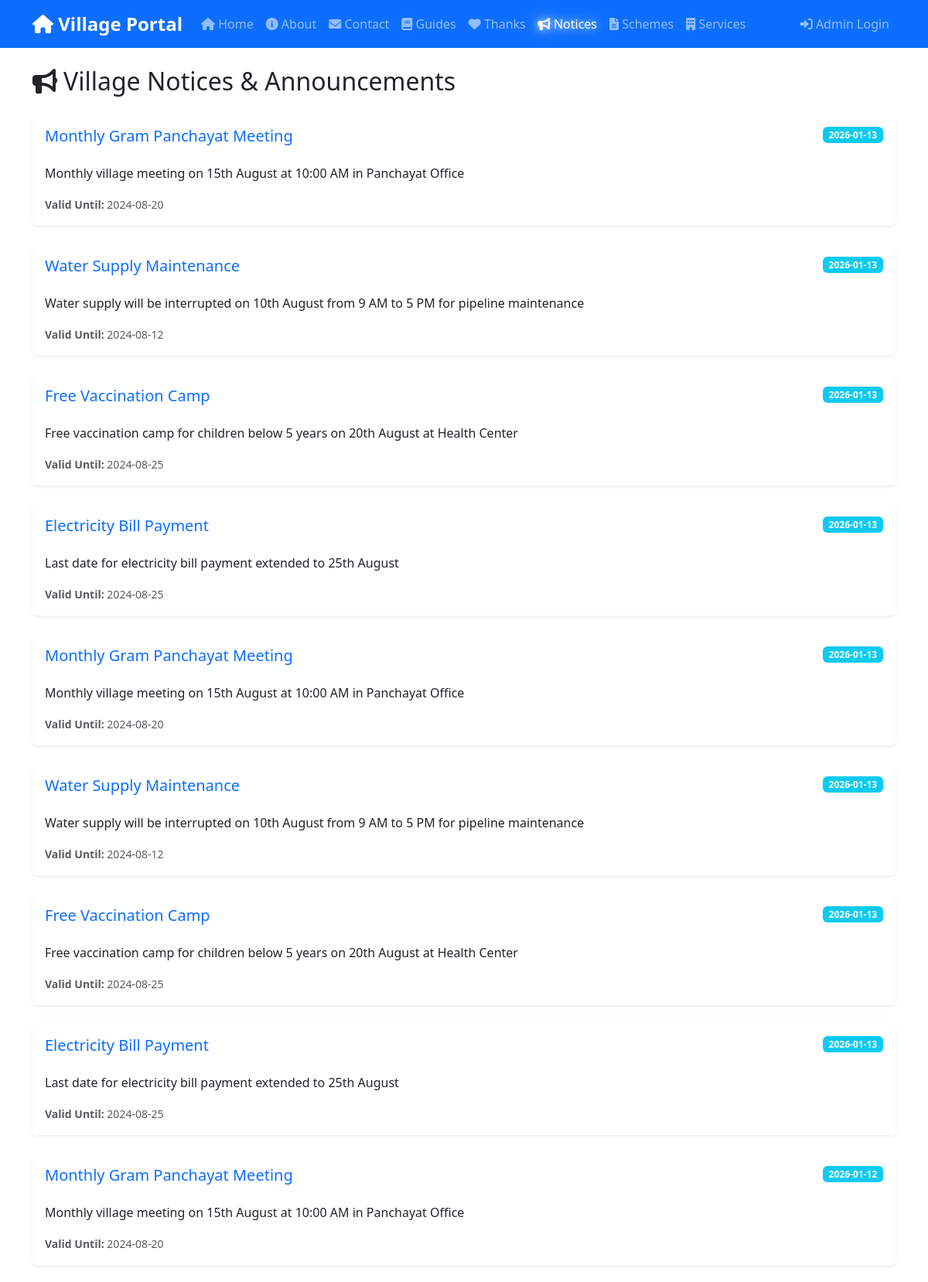
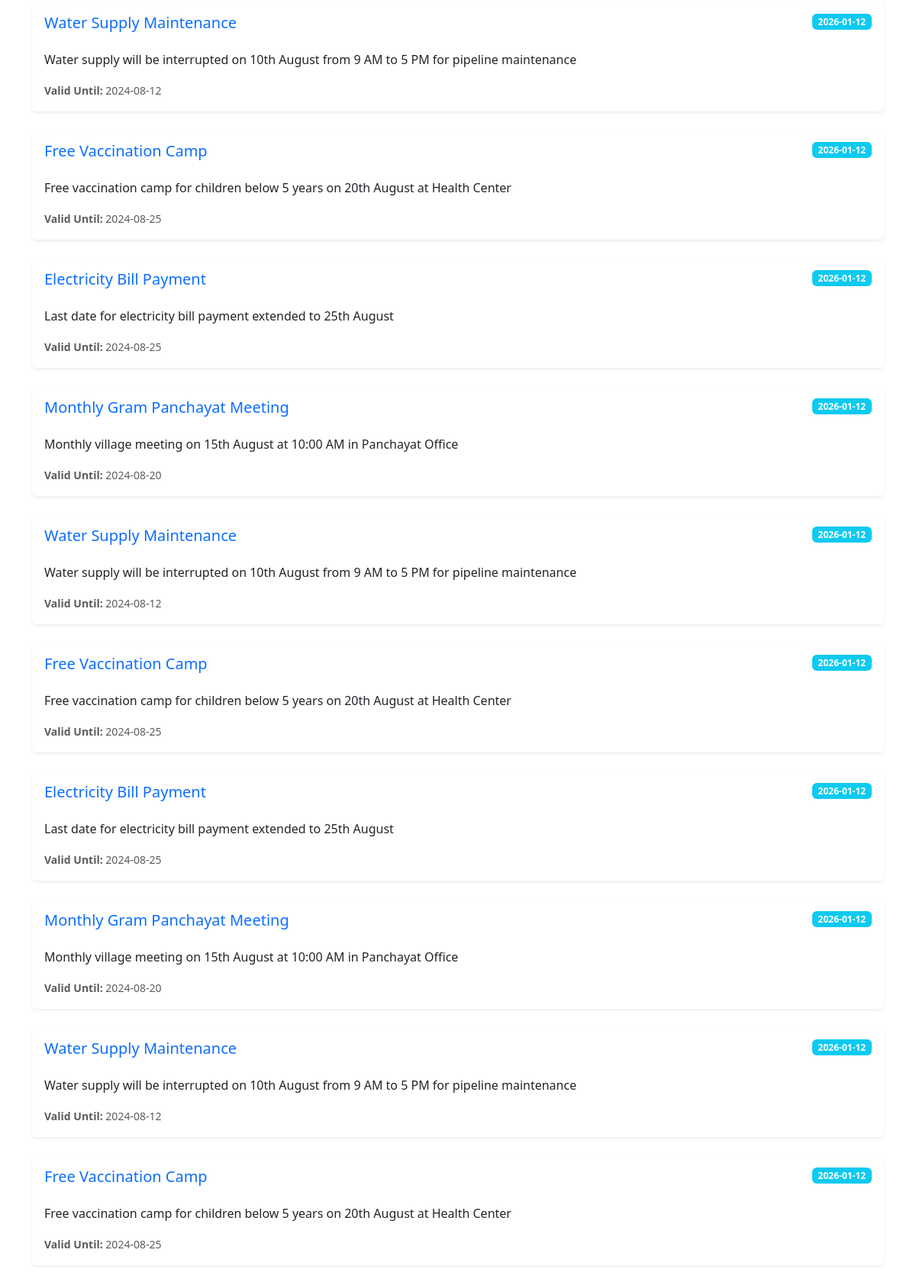
Screenshot of /notices (upper part) with the database file from the repository (2 pictures, top to bottom).
### tables this page shows
CREATE TABLE notices (
            id INTEGER PRIMARY KEY AUTOINCREMENT,
            title TEXT NOT NULL,
            description TEXT,
            publish_date TIMESTAMP DEFAULT CURRENT_TIMESTAMP,
            valid_until TIMESTAMP,
            attachment_url TEXT,
            created_by INTEGER
        );

### app.py (the view)
@app.route('/notices')
def notices():
    conn = get_db()
    cursor = conn.cursor()
    cursor.execute('SELECT * FROM notices ORDER BY publish_date DESC')
    notices = cursor.fetchall()
    conn.close()
    return render_template('notices.html', notices=notices)

### app.py (called while the page is built)
def get_db():
    db_path = app.config.get('DATABASE', 'database.db')
    conn = sqlite3.connect(db_path)
    conn.row_factory = sqlite3.Row
    return conn

### templates/notices.html (shortened to what this page needs)
{% extends "base.html" %}
{% block content %}
<h2 class="mb-4"><i class="fas fa-bullhorn me-2"></i>Village Notices & Announcements</h2>
{% if notices %}
{% for notice in notices %}
<div class="card mb-4 shadow-sm">
    <div class="card-body">
        <div class="d-flex justify-content-between align-items-start">
            <h5 class="card-title text-primary">{{ notice.title }}</h5>
            <span class="badge bg-info">{{ notice.publish_date[:10] }}</span>
        </div>
        <p class="card-text mt-3">{{ notice.description }}</p>
        <div class="d-flex justify-content-between align-items-center mt-3">
            <div>
                <small class="text-muted">
                    <strong>Valid Until:</strong> {{ notice.valid_until }}
                </small>
            </div>
        </div>
    </div>
</div>
{% endfor %}
{% else %}
<div class="alert alert-info text-center">
    <h5><i class="fas fa-info-circle me-2"></i>No notices available</h5>
    <p class="mb-0">Check back later for new announcements.</p>
</div>
{% endif %}
{% endblock %}

### templates/base.html (shortened to what this page needs)
<!DOCTYPE html>
<html lang="en">
<head>
    <link href="https://cdn.jsdelivr.net/npm/bootstrap@5.3.0/dist/css/bootstrap.min.css" rel="stylesheet">
    <link rel="stylesheet" href="https://cdnjs.cloudflare.com/ajax/libs/font-awesome/6.0.0/css/all.min.css">
</head>
<body>
    <nav class="navbar navbar-expand-lg navbar-dark bg-primary sticky-top">
        <div class="container">
            <a class="navbar-brand" href="/">
                <i class="fas fa-home"></i> Village Portal
            </a>
            <div class="collapse navbar-collapse" id="navbarNav">
                <ul class="navbar-nav me-auto">
                    <li class="nav-item">
                        <a class="nav-link" href="/">
                            <i class="fas fa-house"></i> Home
                        </a>
                    </li>
                    <li class="nav-item">
                        <a class="nav-link" href="/about">
                            <i class="fas fa-info-circle"></i> About
                        </a>
                    </li>
                    <li class="nav-item">
                        <a class="nav-link" href="/contact">
                            <i class="fas fa-envelope"></i> Contact
                        </a>
                    </li>
                    <li class="nav-item">
                        <a class="nav-link" href="/documentation">
                            <i class="fas fa-book"></i> Guides
                        </a>
                    </li>
                    <li class="nav-item">
                        <a class="nav-link" href="/acknowledgements">
                            <i class="fas fa-heart"></i> Thanks
                        </a>
                    </li>
                    <li class="nav-item">
                        <a class="nav-link" href="/notices">
                            <i class="fas fa-bullhorn"></i> Notices
                        </a>
                    </li>
                    <li class="nav-item">
                        <a class="nav-link" href="/schemes">
                            <i class="fas fa-file-alt"></i> Schemes
                        </a>
                    </li>
                    <li class="nav-item">
                        <a class="nav-link" href="/services">
                            <i class="fas fa-building"></i> Services
                        </a>
                    </li>
                </ul>
                <ul class="navbar-nav">
                    {% if current_user.is_authenticated %}
                    <li class="nav-item">
                        <span class="navbar-text me-3">
                            <i class="fas fa-user"></i> Welcome, {{ current_user.name }}
                        </span>
                    </li>
                    <li class="nav-item">
                        <a class="nav-link" href="/logout">
                            <i class="fas fa-sign-out-alt"></i> Logout
                        </a>
                    </li>
                    {% else %}
                    <li class="nav-item">
                        <a class="nav-link" href="/login">
                            <i class="fas fa-sign-in-alt"></i> Admin Login
                        </a>
                    </li>
                    {% endif %}
                </ul>
            </div>
        </div>
    </nav>
    <div class="container mt-4">
        {% block content %}{% endblock %}
    </div>
</body>
</html>

### templates/base.html (style rules this page uses)
.navbar-brand { font-weight: bold; font-size: 1.5rem; }
.card { margin-bottom: 20px; border: none; box-shadow: 0 2px 10px rgba(0, 0, 0, 0.1); }
.nav-link { font-weight: 500; }
.nav-link.glow-active { color: #fff !important; text-shadow: 0 0 10px rgba(255, 255, 255, 0.8), 0 0 20px rgba(255, 255, 255, 0.6); animation: textGlow 2s infinite; }

### rows the page displays
notices: title "Monthly Gram Panchayat Meeting", publish_date "2026-01-13", description "Monthly village meeting on 15th August at 10:00 AM in Panchayat Office", valid_until "2024-08-20"
notices: title "Water Supply Maintenance", publish_date "2026-01-13", description "Water supply will be interrupted on 10th August from 9 AM to 5 PM for pipeline maintenance", valid_until "2024-08-12"
notices: title "Free Vaccination Camp", publish_date "2026-01-13", description "Free vaccination camp for children below 5 years on 20th August at Health Center", valid_until "2024-08-25"
notices: title "Electricity Bill Payment", publish_date "2026-01-13", description "Last date for electricity bill payment extended to 25th August", valid_until "2024-08-25"
notices: title "Monthly Gram Panchayat Meeting", publish_date "2026-01-13", description "Monthly village meeting on 15th August at 10:00 AM in Panchayat Office", valid_until "2024-08-20"
notices: title "Water Supply Maintenance", publish_date "2026-01-13", description "Water supply will be interrupted on 10th August from 9 AM to 5 PM for pipeline maintenance", valid_until "2024-08-12"
notices: title "Free Vaccination Camp", publish_date "2026-01-13", description "Free vaccination camp for children below 5 years on 20th August at Health Center", valid_until "2024-08-25"
notices: title "Electricity Bill Payment", publish_date "2026-01-13", description "Last date for electricity bill payment extended to 25th August", valid_until "2024-08-25"
notices: title "Monthly Gram Panchayat Meeting", publish_date "2026-01-12", description "Monthly village meeting on 15th August at 10:00 AM in Panchayat Office", valid_until "2024-08-20"
notices: title "Water Supply Maintenance", publish_date "2026-01-12", description "Water supply will be interrupted on 10th August from 9 AM to 5 PM for pipeline maintenance", valid_until "2024-08-12"
notices: title "Free Vaccination Camp", publish_date "2026-01-12", description "Free vaccination camp for children below 5 years on 20th August at Health Center", valid_until "2024-08-25"
notices: title "Electricity Bill Payment", publish_date "2026-01-12", description "Last date for electricity bill payment extended to 25th August", valid_until "2024-08-25"
notices: title "Monthly Gram Panchayat Meeting", publish_date "2026-01-12", description "Monthly village meeting on 15th August at 10:00 AM in Panchayat Office", valid_until "2024-08-20"
notices: title "Water Supply Maintenance", publish_date "2026-01-12", description "Water supply will be interrupted on 10th August from 9 AM to 5 PM for pipeline maintenance", valid_until "2024-08-12"
notices: title "Free Vaccination Camp", publish_date "2026-01-12", description "Free vaccination camp for children below 5 years on 20th August at Health Center", valid_until "2024-08-25"
notices: title "Electricity Bill Payment", publish_date "2026-01-12", description "Last date for electricity bill payment extended to 25th August", valid_until "2024-08-25"
notices: title "Monthly Gram Panchayat Meeting", publish_date "2026-01-12", description "Monthly village meeting on 15th August at 10:00 AM in Panchayat Office", valid_until "2024-08-20"
notices: title "Water Supply Maintenance", publish_date "2026-01-12", description "Water supply will be interrupted on 10th August from 9 AM to 5 PM for pipeline maintenance", valid_until "2024-08-12"
notices: title "Free Vaccination Camp", publish_date "2026-01-12", description "Free vaccination camp for children below 5 years on 20th August at Health Center", valid_until "2024-08-25"
